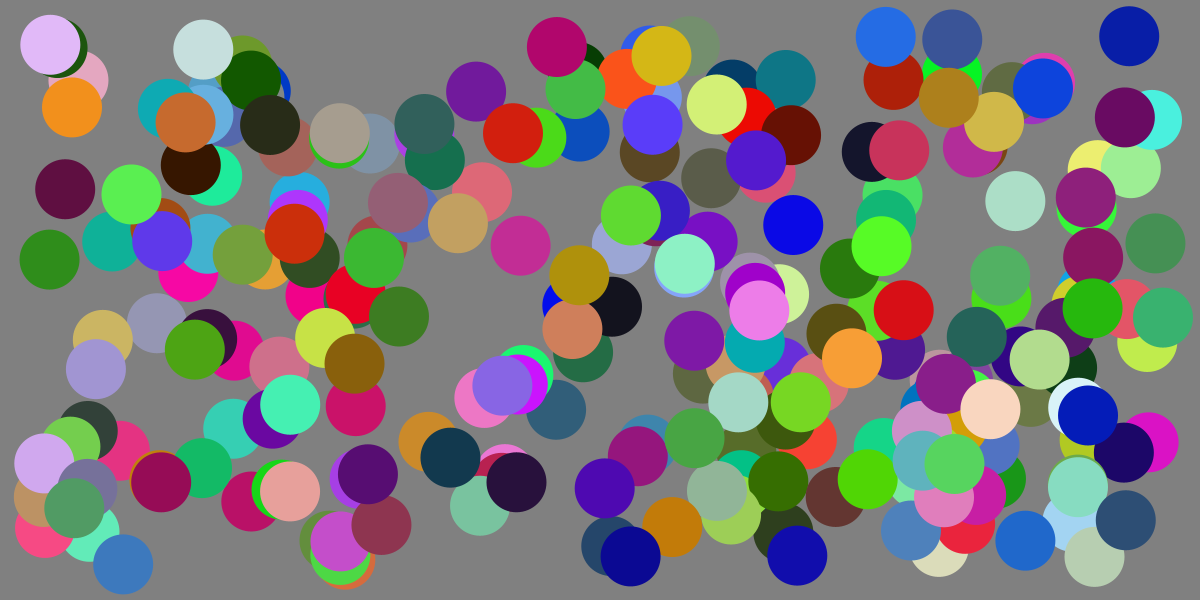
Frame 1 (no input)
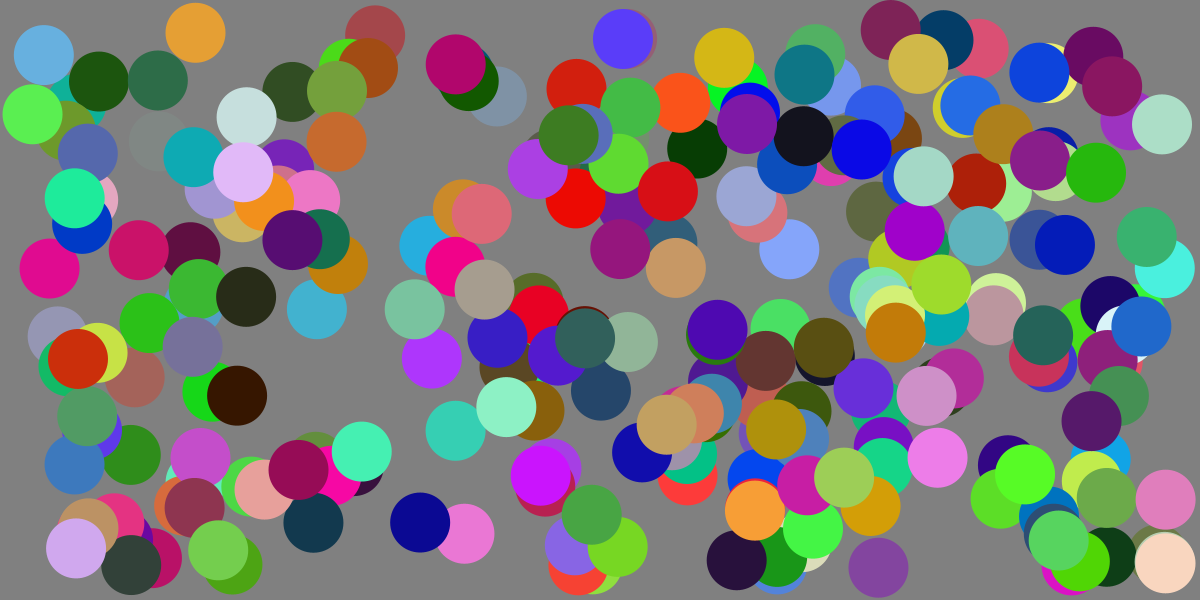
Frame 60 (the mouse pressed at the canvas centre just before this capture)
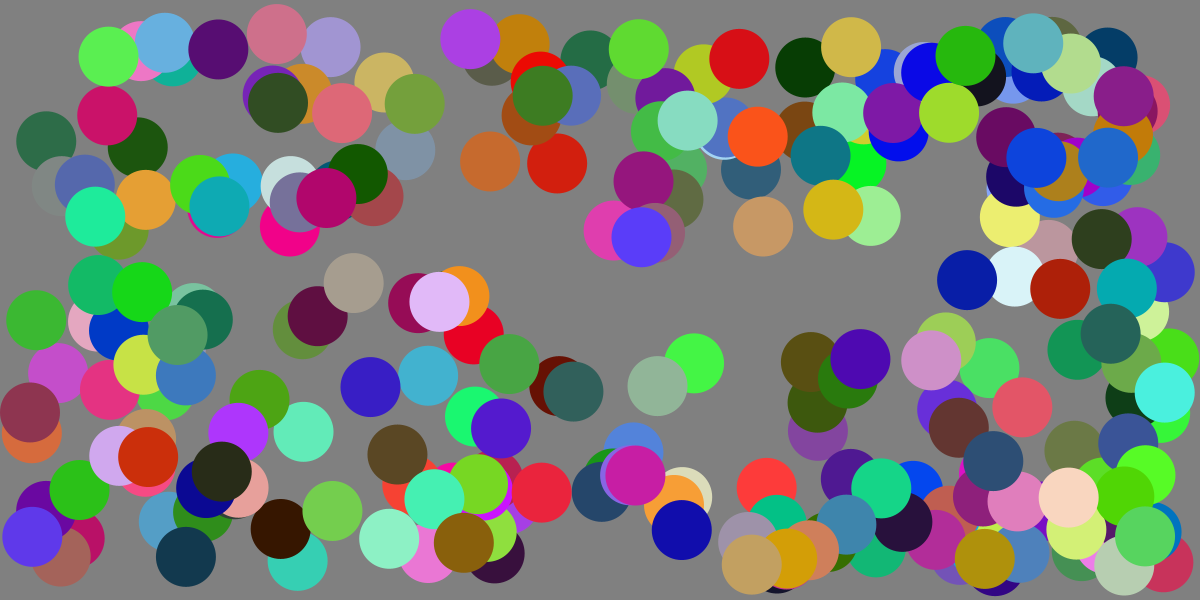
Frame 120 (the mouse held since frame 60 and released just before this capture)

The Processing sketch that drew these frames (run headless with seeded random() and noise(); from frame 60 on, the mouse is pressed at the canvas centre):

// Processing sketch: Jerome_Trayer_Assignment_9
// ── Jerome_Trayer_Assignment_9.pde
/*
//  Original Author: Loren Olson
//  Alterations by: Jerome Trayer
*/

// Bounce4
// Simple ball bounce in 2d.
// The bounces are no longer perfect. Some energy is lost
// everytime there is a bounce. (bounciness) Also, we added
// gravity.

final static int AMOUNT_OF_BALLS = 250;

float bounciness;

Ball[] balls;

void setup() {
  size( 1200, 600 );
  noStroke();
  bounciness = 0.7;
  balls = new Ball[AMOUNT_OF_BALLS];
  initiateBalls();
}

// Set the initial conditions for the balls, prior to bouncing.
void initiateBalls() {
  for(int i = 0; i < balls.length; i++) {
    balls[i] = new Ball(width, height);
  }
}

//move and display balls
void draw() {
  background( 128 );
  for(int i = 0; i < balls.length; i++) {
    balls[i].render();
    balls[i].move(bounciness);
  }
}

//reset all balls on key press
void keyPressed() {
  initiateBalls();
}

void mousePressed() {
 for(int i = 0; i < balls.length; i++) {
   balls[i].disperse(mouseX, mouseY);
 }
}
// ── Ball.pde
class Ball {

  float x;
  float y;
  float radius;
  float velocityX;
  float velocityY;
  float r;
  float g;
  float b;
  int pageWidth;
  int pageHeight;
  
  //constructor
  Ball(int pageWidth, int pageHeight) {
    this.pageWidth = pageWidth;
    this.pageHeight = pageHeight;
    radius = 30.0;
    x = random( radius + 5.0, pageWidth - radius - 5 );
    y = random( radius + 5.0, pageHeight - radius - 5 );
    velocityX = random( -4.0, 4.0 );
    velocityY = random( -4.0, 4.0 );
    r =  random( 0.0, 255.0 );
    g = random( 0.0, 255.0 );
    b = random( 0.0, 255.0 );
  }
  
  //this function is for displaying the ball in it's current position
  void render() {
    fill( r, g, b );
    ellipse( x, y, radius * 2, radius * 2 );
  }  
  
  //this function moves the ball in the window and handles rebound
  void move(float bounciness) {
    x = x + velocityX;
    y = y + velocityY;
    
    if ((x - radius) < 0) {
      velocityX = velocityX * -1.0 * bounciness;
      velocityY *= bounciness;
      x = radius;
    }
    else if ((x + radius) > pageWidth) {
      velocityX = velocityX * -1.0 * bounciness;
      velocityY *= bounciness;
      x = pageWidth - radius;
    }
    if ((y - radius) < 0) {
      velocityY = velocityY * -1.0 * bounciness;
      velocityX *= bounciness;
      y = radius;
    }
    else if ((y + radius) > pageHeight) {
      velocityY = velocityY * -1.0 * bounciness;
      velocityX *= bounciness;
      y = pageHeight - radius;
    }
  }
  
  //this function moves any ball within a 200px box around the mouse away from the mouse
  void disperse(int mouseX, int mouseY) {
    if(x - mouseX < 200 && x - mouseX > -200 && y - mouseY < 200 && y - mouseY < 200) {
      //option1: balls closer to the mouse move faster than balls further from the mouse
      //velocityX = (x - mouseX) / 50.0 < 0 ? -4 + (x - mouseX) / 50.0 : 4 - (x - mouseX) / 50.0;
      //velocityY = (y - mouseY) / 50.0 < 0 ? -4 + (y - mouseY) / 50.0 : 4 - (y - mouseY) / 50.0;
      
      //option2: balls closer to the mouse move slower than balls further from the mouse
      velocityX = (x - mouseX) / 50.0;
      velocityY = (y - mouseY) / 50.0;
    }
  }
}
